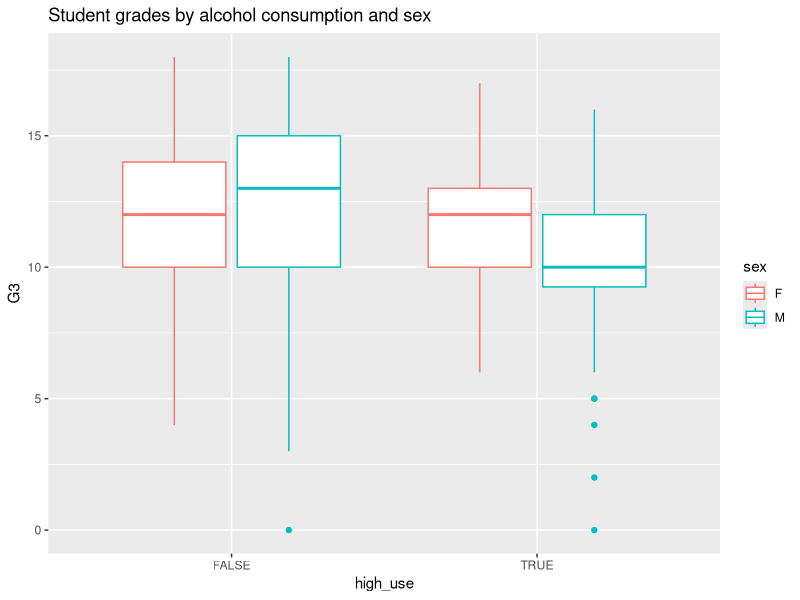
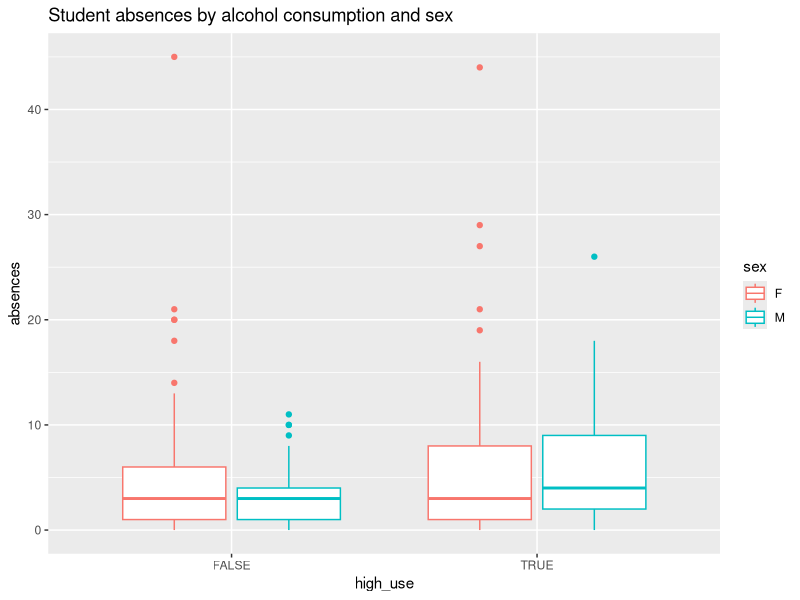
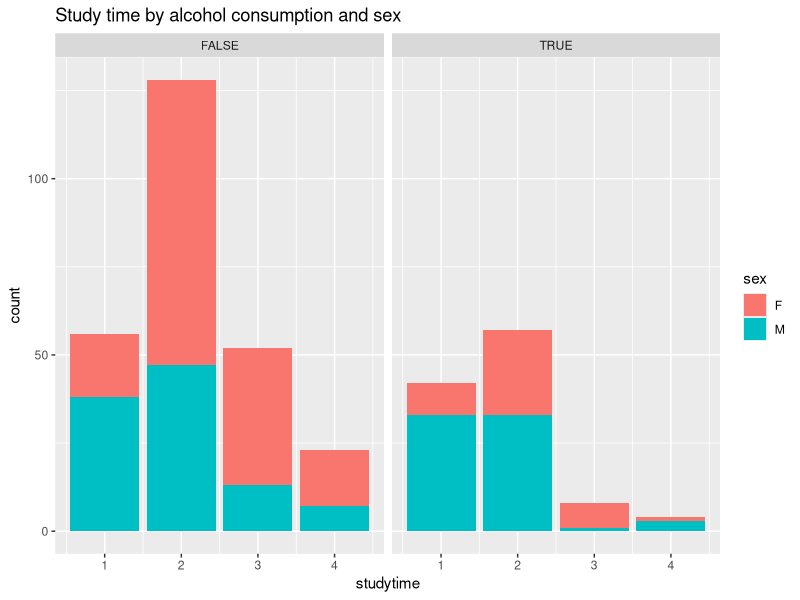
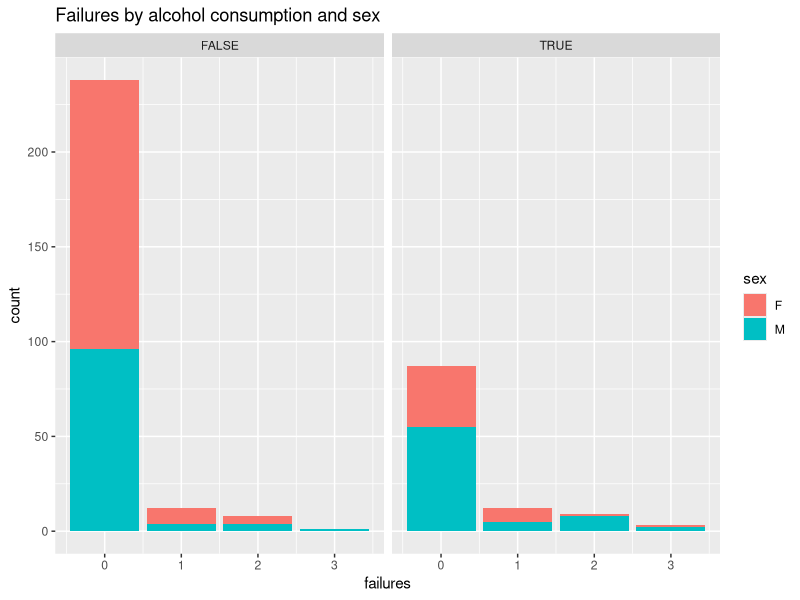

R code for these plots, in order:
## ---- chunk 1
student_alc <- read.table("pormath.txt")

dim(student_alc)
str(student_alc)
head(student_alc)
## ---- chunk 2
library(tidyr); library(dplyr); library(ggplot2)
student_alc %>% group_by(failures, high_use) %>% summarise(count = n(), mean_grade = mean(G3))
student_alc %>% group_by(studytime, high_use) %>% summarise(count = n(), mean_grade = mean(G3))
student_alc %>% group_by(sex, high_use) %>% summarise(count = n(), mean_grade = mean(G3))
## ---- chunk 3
ggplot(student_alc, aes(x = high_use, y = G3, col = sex))+ geom_boxplot() + ggtitle("Student grades by alcohol consumption and sex")
ggplot(student_alc, aes(x = high_use, y = absences, col = sex))+ geom_boxplot() + ggtitle("Student absences by alcohol consumption and sex")
ggplot(student_alc, aes(x=studytime, fill = sex)) + geom_bar() + ggtitle("Study time by alcohol consumption and sex") + facet_wrap(~high_use)
ggplot(student_alc, aes(x=failures, fill = sex)) + geom_bar() + ggtitle("Failures by alcohol consumption and sex") + facet_wrap(~high_use)

## ---- chunk 4
# Generalised linear model
model <- glm(high_use ~ failures + absences + sex + studytime + G3, data = student_alc, family = "binomial")

# Summary of the model
summary(model)
## ---- chunk 5
model <- glm(high_use ~ failures + absences + sex + studytime, data = student_alc, family = "binomial")
summary(model)
## ---- chunk 6
# Odds ratios (OR)
OR <- coef(model) %>% exp

# Confidence intervals (CI)
CI <- confint(model) %>% exp

# Print out the odds ratios with their confidence intervals
cbind(OR, CI)
## ---- chunk 7
model <- glm(high_use ~ failures + absences + sex, data = student_alc, family = "binomial")
summary(model)
OR <- coef(model) %>% exp
CI <- confint(model) %>% exp
cbind(OR, CI)
## ---- chunk 8
# Predict the probability of high_use
probabilities <- predict(model, type = "response")

# Add the predicted probabilities to student_alc
student_alc$probability <- probabilities

# Use the probabilities to make a prediction of high_use
student_alc <- mutate(student_alc, prediction = probability > 0.5)

# Tabulate the target variable versus the predictions
table(high_use = student_alc$high_use, prediction = student_alc$prediction)

# Tabulate the target variable versus the predictions
table(high_use = student_alc$high_use, prediction = student_alc$prediction) %>% prop.table %>% addmargins
## ---- chunk 9
# Define a loss function (average prediction error)
loss_func <- function(class, prob) {
  n_wrong <- abs(class - prob) > 0.5
  mean(n_wrong)
}

# Compute the average number of wrong predictions in the (training) data
loss_func(student_alc$high_use, prob = student_alc$probability)

# K-fold cross-validation
library(boot)
cv <- cv.glm(data = student_alc, cost = loss_func, glmfit = model, K = 10)

# Average number of wrong predictions in the cross validation
cv$delta[1]
